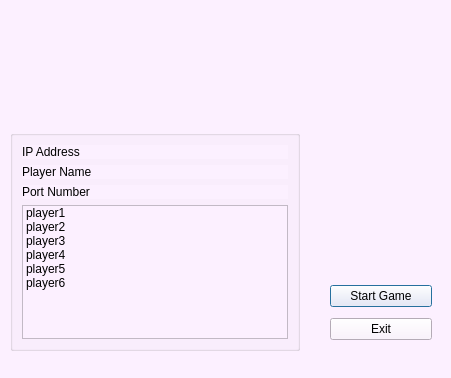
<?xml version="1.0" encoding="UTF-8"?>
<ui version="4.0">
 <class>LobbyWindow</class>
 <widget class="QDialog" name="LobbyWindow">
  <property name="geometry">
   <rect>
    <x>0</x>
    <y>0</y>
    <width>451</width>
    <height>378</height>
   </rect>
  </property>
  <property name="windowTitle">
   <string>Dialog</string>
  </property>
  <property name="styleSheet">
   <string notr="true">background-color: rgb(252, 240, 255);</string>
  </property>
  <widget class="QWidget" name="layoutWidget">
   <property name="geometry">
    <rect>
     <x>10</x>
     <y>130</y>
     <width>290</width>
     <height>221</height>
    </rect>
   </property>
   <layout class="QHBoxLayout" name="horizontalLayout">
    <item>
     <widget class="QGroupBox" name="groupBox">
      <property name="enabled">
       <bool>true</bool>
      </property>
      <property name="title">
       <string/>
      </property>
      <layout class="QHBoxLayout" name="horizontalLayout_2">
       <item>
        <layout class="QVBoxLayout" name="verticalLayout_2">
         <item>
          <layout class="QVBoxLayout" name="verticalLayout">
           <item>
            <widget class="QLabel" name="label_ip">
             <property name="enabled">
              <bool>true</bool>
             </property>
             <property name="text">
              <string>IP Address</string>
             </property>
            </widget>
           </item>
           <item>
            <widget class="QLabel" name="label_name">
             <property name="text">
              <string>Player Name</string>
             </property>
            </widget>
           </item>
           <item>
            <widget class="QLabel" name="label_port">
             <property name="text">
              <string>Port Number</string>
             </property>
            </widget>
           </item>
          </layout>
         </item>
         <item>
          <widget class="QListWidget" name="listWidget">
           <item>
            <property name="text">
             <string>player1</string>
            </property>
           </item>
           <item>
            <property name="text">
             <string>player2</string>
            </property>
           </item>
           <item>
            <property name="text">
             <string>player3</string>
            </property>
           </item>
           <item>
            <property name="text">
             <string>player4</string>
            </property>
           </item>
           <item>
            <property name="text">
             <string>player5</string>
            </property>
           </item>
           <item>
            <property name="text">
             <string>player6</string>
            </property>
           </item>
          </widget>
         </item>
        </layout>
       </item>
      </layout>
     </widget>
    </item>
   </layout>
  </widget>
  <widget class="QWidget" name="layoutWidget">
   <property name="geometry">
    <rect>
     <x>330</x>
     <y>280</y>
     <width>102</width>
     <height>66</height>
    </rect>
   </property>
   <layout class="QVBoxLayout" name="verticalLayout_5">
    <item>
     <widget class="QPushButton" name="buttonStartGame">
      <property name="text">
       <string>Start Game</string>
      </property>
     </widget>
    </item>
    <item>
     <widget class="QPushButton" name="buttonExit">
      <property name="text">
       <string>Exit</string>
      </property>
     </widget>
    </item>
   </layout>
  </widget>
  <widget class="QLabel" name="label">
   <property name="geometry">
    <rect>
     <x>10</x>
     <y>10</y>
     <width>431</width>
     <height>111</height>
    </rect>
   </property>
   <property name="text">
    <string/>
   </property>
   <property name="pixmap">
    <pixmap resource="sourceMainWindow.qrc">:/plots/monopoly_title.jpeg</pixmap>
   </property>
   <property name="scaledContents">
    <bool>true</bool>
   </property>
  </widget>
  <widget class="QLabel" name="label_2">
   <property name="geometry">
    <rect>
     <x>320</x>
     <y>140</y>
     <width>111</width>
     <height>131</height>
    </rect>
   </property>
   <property name="text">
    <string/>
   </property>
   <property name="pixmap">
    <pixmap resource="sourceMainWindow.qrc">:/plots/monopoly_welcome.png</pixmap>
   </property>
   <property name="scaledContents">
    <bool>true</bool>
   </property>
  </widget>
 </widget>
 <resources>
  <include location="sourceMainWindow.qrc"/>
 </resources>
 <connections/>
</ui>
